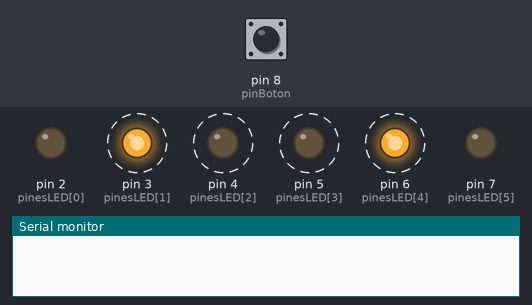
Simulated run of this sketch. Board: Arduino Uno, built with avr-gcc and run on an emulated ATmega328P. Parts: output pins drawn as LEDs (lit = HIGH), the last lines printed to the serial monitor. Dashed ring = blinking. Inputs (shaded band) come from the test bench; at power-on: pin 8 (pinBoton) LOW. Random numbers use the default seed unless the sketch sets one.

Above: at 0.15 s.
At 1.2 s:
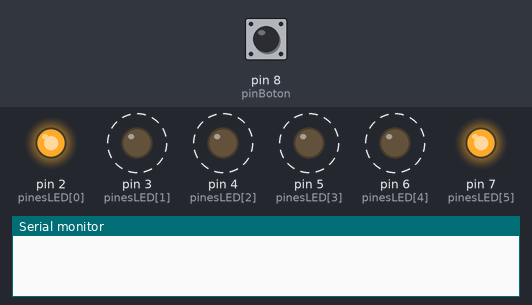
1.3 s: pin 8 (pinBoton) pulled HIGH for 0.15 s
At 1.5 s:
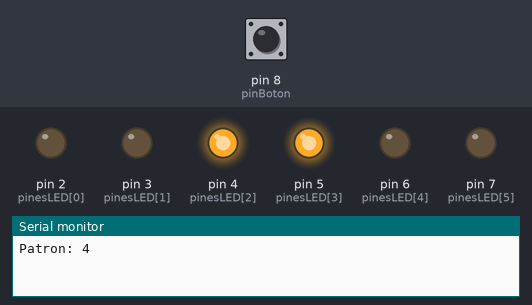
Timing chart, 0 to 10.3 s (numbered marks = the images above; inputs shaded):
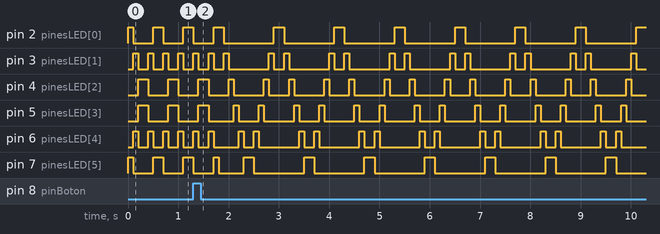

Measured:
- by itself, pin 2 (pinesLED[0]): repeats every 1.2 s: HIGH 0.20 s, LOW 1.0 s
- by itself, pin 4 (pinesLED[2]): repeats every 1.2 s: LOW 0.40 s, HIGH 0.10 s, LOW 0.60 s, HIGH 0.10 s
- by itself, pin 5 (pinesLED[3]): moves between LOW and HIGH, repeating every 2.4 s

The sketch:

JuegoLuces.ino
```cpp
int pinesLED [] = {2, 3, 4, 5, 6, 7};
int pinBoton = 8;
int patronActual = 0;

int numerosLED = sizeof(pinesLED) / sizeof(pinesLED[0]);

bool estadoBoton = LOW;
bool ultimoEstadoBoton = LOW;
unsigned long ultimoTiempoDebounce = 0;
unsigned long delayDebounce = 50;

void setup() {
  Serial.begin(9600);
  for (int i = 0; i < numerosLED; i++) {
    pinMode(pinesLED [i], OUTPUT);
  }
  pinMode(pinBoton, INPUT);
  randomSeed(analogRead(0));
}

void loop() {
  leerBoton();
  switch (patronActual) {
    case 0:
      patronSecuencia();
      break;
    case 1:
      patronPersecucion();
      break;
    case 2:
      patronParpadeo();
      break;
    case 3:
      patronAleatorio();
      break;
    case 4:
      patronOnda();
      break;
  }
}

void leerBoton() {
  int lectura = digitalRead(pinBoton);
  if (lectura != ultimoEstadoBoton) {
    ultimoTiempoDebounce = millis();
  }
  if ((millis() - ultimoTiempoDebounce) > delayDebounce) {
    if (lectura != estadoBoton) {
      estadoBoton = lectura;
      if (estadoBoton == HIGH) {
        patronActual = random(0, 5);
        Serial.print("Patron: ");
        Serial.println(patronActual);
      }
    }
  }
  ultimoEstadoBoton = lectura;
}

void patronSecuencia() {
  int i = 0;
  while (i < numerosLED) {
    leerBoton();
    digitalWrite(pinesLED [i], HIGH);
    digitalWrite(pinesLED[numerosLED - 1 - i], HIGH);

    delay(100);
    leerBoton();

    digitalWrite(pinesLED [i], LOW);
    digitalWrite(pinesLED[numerosLED - 1 - i], LOW);
    i++;
  }
}

void patronPersecucion() {
  for (int i = 0; i < numerosLED; i++) {
    leerBoton();
    digitalWrite(pinesLED [i], HIGH);
    if (i > 0) {
      digitalWrite(pinesLED [i - 1], LOW);
    }
    delay(100);
    leerBoton();
  }
  digitalWrite(pinesLED [numerosLED - 1], LOW);
}

void patronParpadeo() {
  for (int i = 0; i < numerosLED; i++) {
    leerBoton();
    digitalWrite(pinesLED [i], HIGH);
  }
  delay(200);
  leerBoton();

  for (int i = 0; i < numerosLED; i++) {
    leerBoton();
    digitalWrite(pinesLED [i], LOW);
  }
  delay(200);
  leerBoton();
}

void patronAleatorio() {
  int led = random(0, numerosLED);
  digitalWrite(pinesLED [led], HIGH);
  delay(100);
  leerBoton();
  digitalWrite(pinesLED [led], LOW);
}

void patronOnda() {
  for (int i = 0; i < numerosLED; i++) {
    leerBoton();
    digitalWrite(pinesLED [i], HIGH);
    delay(100);
    leerBoton();
    digitalWrite(pinesLED [i], LOW);
  }
  for (int i = numerosLED - 1; i >= 0; i--) {
    leerBoton();
    digitalWrite(pinesLED [i], HIGH);
    delay(100);
    leerBoton();
    digitalWrite(pinesLED [i], LOW);
  }
}
```
